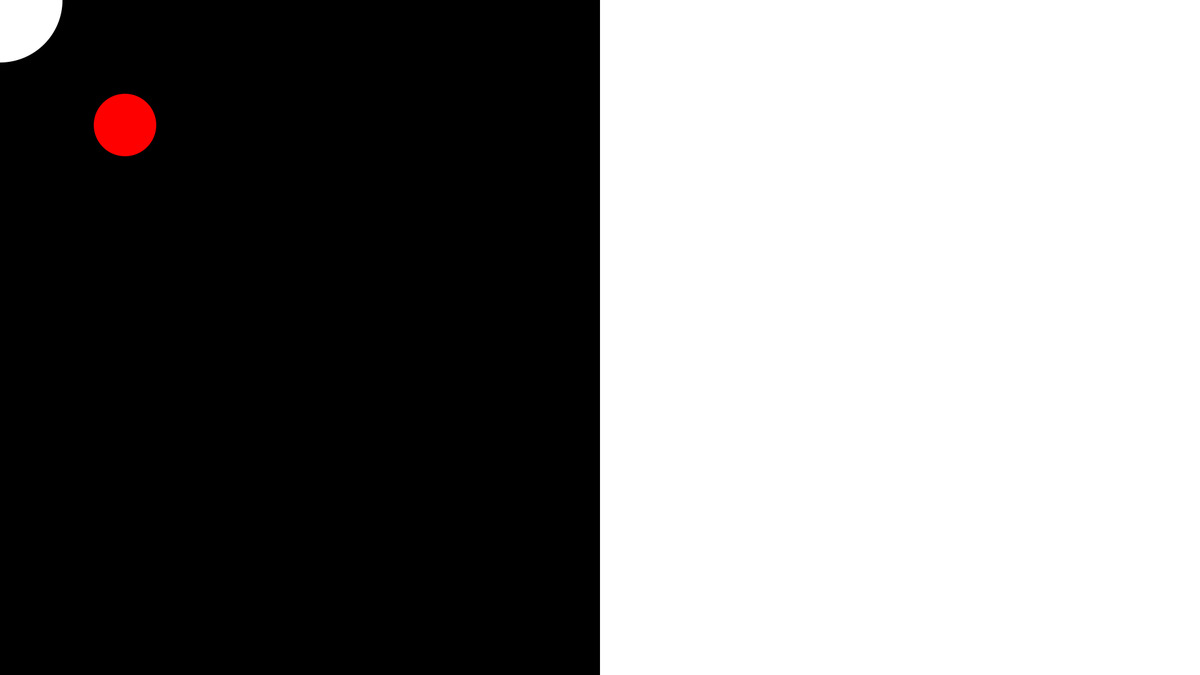
Frame 1 (no input)
Frame 60 (the mouse pressed at the canvas centre just before this capture): identical to frame 1, image omitted
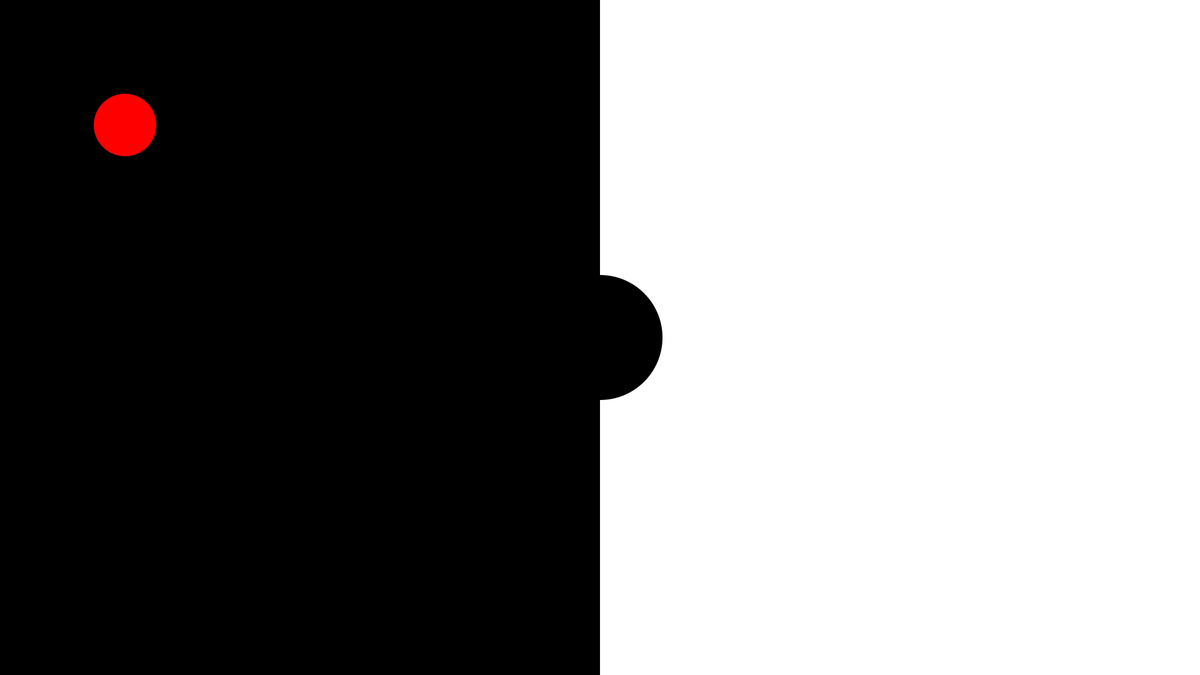
Frame 120 (the mouse held since frame 60 and released just before this capture)

The Processing sketch that drew these frames (run headless with seeded random() and noise(); from frame 60 on, the mouse is pressed at the canvas centre):

// Processing sketch: Midterm_project__good_
// ── Midterm_project__good_.pde
//Midterm Project

// WHAT IT IS: moving ball on your mouse that becomes black or white based on where it is and
// catches moving colorful balls that are released by a red ball that is controlled by the WASD keys.                   (also what I wish was MY screensaver)

//Background: Inspired by the gravity based particle system from class and my friend Brandon's screensaver.

//demo time

//Notable moments in development: I came up with 3 different ideas. the first 2 failed miserably. This one worked.
//NEW* I couldn't implement the marker for a point of gravity. I got around this by using pmouseX and pmouseY, as explained to me by our lord and savior Dan Shiffman.


//conclusion:
//bugs: balls stop releasing when any key is pressed. (fixed through boolean: run)

//things to implement: 
//messing with gravity through inputs (implemented. press g. To stop, press any other accepted input), 
//points of gravity (implemented. press the mouse button to attract balls toward mouse. when you let go, they will accelerate to the last place you clicked your mouse)
//game elements or other cool ideas (not yet. maybe at some point in the future)


/* Instructions and shortcuts: 

WASD = movement of red ball
[SPACE BAR] = start making balls.
C = stop motion of red ball
V = stop production of balls
F = C + V & moves red ball back to its initial position.
L = removes all balls from screen & stops production of balls.

L + F = basically a hard reset. (clicked consecutively, not at the same time.)
F + G = also basically a hard reset, but the balls sink below the screen then die instead of just being instantly erased
Click Mouse = create a point of gravity.
*/


coord pos = new coord(200,200); //original starting position for red ball
coord speed = new coord(0,0);   //speed of red ball
float radius = 200;             //radius of mouse ball
ballSystem bruh = new ballSystem();  //ball system      (couldn't come up with a good name)
boolean run = false;            //checks if run is true. if it is, balls are created.

 
void setup(){                   //the basics
  size(1920, 1080);
  background(255);
  noStroke();
  
}

void draw(){
    background(255);            //white bg
    fill(0);
    rect(0,0, width/2, height); //black rectangle replaces bg on left side
    
    if(mouseX < width/2){       //makes the fill color white on the left side
      fill(255);
    }
    if(mouseX > width/2){       //and black on the right
      fill(0);
    }
    ellipse(mouseX, mouseY, radius, radius);
    bruh.start = new coord(pos.x, pos.y); //sets position of the ball system
    bruh.roll();                          //shows, moves, and removes balls
    if(run){
      bruh.addBall();                     //starts adding balls (when space is pressed, as space changes the state of the boolean: run)
    }
    
    
    fill(255,0,0);
    ellipse(pos.x, pos.y, 100, 100);    //red ball. basically the emitter but outside the class. (I made this before making the class ball system class)
    
    pos.x += speed.x; 
    pos.y += speed.y;
    if(pos.x > width-50 || pos.x < 50){ //bounces on edges of screen
    speed.x *= -1;
  }
  if(pos.y > height-50 || pos.y < 50){
    speed.y *= -1;
  }
  
} 

void keyPressed(){               //controlls.     (L, G, and Click are in the move method in the ball class)
  if (key == 'd' || key == 'D'){ //increase speed to the right
    speed.x+=1;
  }
  if (key == 'a'|| key == 'A'){ //increase speed to the left
    speed.x-=1; 
  }
  if (key == 'w'|| key == 'W'){ //increase speed up
    speed.y-=1;
  }
  if (key == 's'|| key == 'S'){ //increase speed down
    speed.y+=1;
  }
  if (key == 'f'|| key == 'F'){ //stops motion of red ball and creation of balls. sets red ball back at initial position
    speed.x = 0;
    speed.y = 0;
    run = false;
    pos.x = 200;
    pos.y = 200;
  }
  if(key == ' '){               //starts creation of balls by setting run to true
    run = true;
  }
  if(key == 'v' || key == 'V'){ //stops only creation of balls, not motion of red ball
    run = false;
  }
  if (key == 'c'|| key == 'C'){ //stops only motion of red ball, not creation of balls
    speed.y = 0;
    speed.x = 0;
  }
 
}

// ── ball.pde

//ball class

class ball{
  
  //fields
  public coord place = new coord(0, 0); //position
  public coord fast = new coord(random(-2,2), random(1, 0)); //velocity
  public coord gravity = new coord(random(-.3,.3), random(-.3,.3)); //acceleration. called gravity for effect
  public float radius = random(10,40); //radius of balls
  public float rad = 100; //size of area in which they are caught. should be half of bw ball's radius
  public float life = 500; //lifespan of balls.
  public coord replace = new coord(0,0); //used for marker for points of acceleration
  public coord rep = new coord(-500, -500); //used for marker that remains after you click
  public float test = 0; //exists so that the balls go to the new value of rep, not the one listed above.
  
  //constructors
  public ball(){         //blank constructor
  }
  
  public ball(coord q){  //constructor that takes a coordinate
    this.place.x = q.x;
    this.place.y = q.y;
  }
  //methods
  
  void move(){           //moves ball
    fast.x += gravity.x; //again, gravity actually means acceleration here. sry for the confusion
    fast.y += gravity.y;
    place.x += fast.x;
    place.y += fast.y;
    life--;
    
    if( key == 'l' || key =='L'){ //clears balls from screen and stops production of more
      life = -1;
      run = false; 
    }
    
    if(mousePressed){             // makes your mouse a point of gravity (only when you hold down the mouse button, then stops acting on the acceleration)
       replace.x = mouseX;
       replace.y = mouseY;
       gravity.x = (replace.x - place.x) * 0.0005;
       gravity.y = (replace.y - place.y) * 0.0005;
       fill(0,50, 255);                             //blue for circle
       ellipse(replace.x, replace.y, 100, 100);     //blue circle inside b/w circle means you are affecting the acceleration of the balls. 
       fill(random(255), random(255), random(255)); //returns to random color so the rest of the balls aren't affected
       rep.x = pmouseX;                             //last x position where your mouse was clicked
       rep.y = pmouseY;                             //last y position where your mouse was clicked
       test = rep.x;
     }
     fill(0,50, 255);                      //blue for circle
     ellipse(rep.x, rep.y, 100, 100);      //blue circle left behind. (only affects balls on the screen when mouse was held down/clicked
                                           //after the last ball created in that time is removed, the blue marker disappears. (should be around 8 seconds)
                                      
       if(rep.x == test){                  //only allows marker to act once you have clicked, so that the balls don't gravitate towards the initial value of rep.
       gravity.x = (rep.x - place.x) * 0.0005;
       gravity.y = (rep.y - place.y) * 0.0005;
       }
     fill(random(255), random(255), random(255)); //back to random colors for small balls
  }
  
  
  void show(){                                            //shows ball
    fill(random(0, 255), random(0, 255), random(0, 255)); //alternating colors for every ball/ somewhat psychodelic effect
    ellipse(place.x, place.y, radius, radius);
    
    if(place.x > width || place.x < 0){ 
      fast.x *= -1;
    }                                                     //bounces balls off of screen walls
    if(place.y > height || place.y < 0){
      fast.y *= -1;
    }
  }
  
   boolean isCaught(){                                   //returns true if a ball is within the area of the bw ball.
     return(((mouseX - place.x) < rad && (mouseX - place.x) > -rad) && (mouseY - place.y) < rad && (mouseY - place.y) > -rad);
   }
   
   boolean isGone(){                                     //returns true if a ball's lifespan runs out.
     return(life < 0);
   }
   
   void egrav(){               //gives balls somewhat earthlike gravity. Intended as a way to clear balls off of the screen fast, but with a cool effect.
     if(key == 'g' || key == 'G'){
       gravity.y += .02;       //(technically changing acceleration is means there is a jerk, but it takes less time for all the balls to clear off the screen this way)
       
       fill(255, 0, 0);
       strokeWeight(20);
       stroke(255, 0, 0);
       line(width/2, height/4, width/2, height/4 - 80); //red arrow that shows that egrav() is active
       noStroke();
       triangle(width/2 - 40, height/4, width/2 + 40, height/4, width/2, height/4 + 80);
     } 
   }
      
}

// ── ball_system.pde
//ball system class.

class ballSystem{
  
  //fields
  ArrayList<ball> balls = new ArrayList<ball>();
  coord start = new coord(0,0);
  
  //constructors
  public ballSystem(){        //blank constructor
  }
  
  public ballSystem(coord s){ //sets origin of ballsystem to a coordinate
    start.x = s.x;  
    start.y = s.y;
  }
  
  //methods
  public void roll(){          //cycles through balls, shows them, moves them, and removes them when they are caught
    for(int i = 0; i < balls.size(); i++){
      ball b = balls.get(i);
      b.show();                //shows ball
      b.move();                //moves ball (also holds method by which your mouse clicks can affect the acceleration)
      b.egrav();               //gives ball earth gravity (they fall)
      
      if(b.isCaught() || b.isGone()){
        balls.remove(i);       //removes caught or dead ball
      }
    }
  }

  public void addBall(){      //adds ball
    if (balls.size() <= 500){ //adds ball only if total balls are below 500. too many might cause lag. also poor eyesight.
  balls.add(new ball(start));
    }
  }

}

// ── coordinates.pde
//coordinate class. (basically vector2d but not as complex)

static class coord{
  
  //fields
  public float x; //x coordinate
  public float y; //y coordinate
  //constructors
  
  public coord(){  //blank constructor
  }
  
  public coord(float x, float y){ //actual constructor that takes x and y
    this.x = x;  //sets coordinate.x equal to float x
    this.y = y;  //sets coordinate.y equal to float y
  }
  //methods
  //none rn. may add to this later. 
  
}
